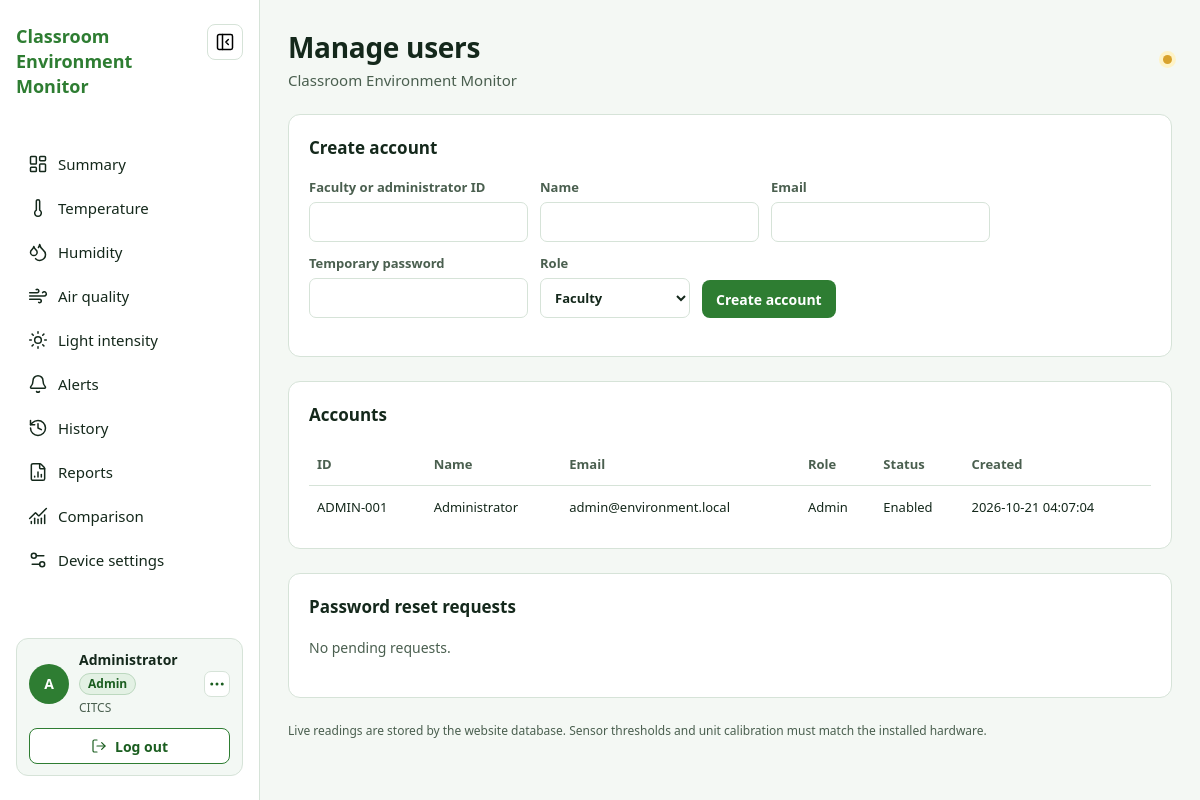
Before: /pages/admin_users.php (signed in) with the older database file.
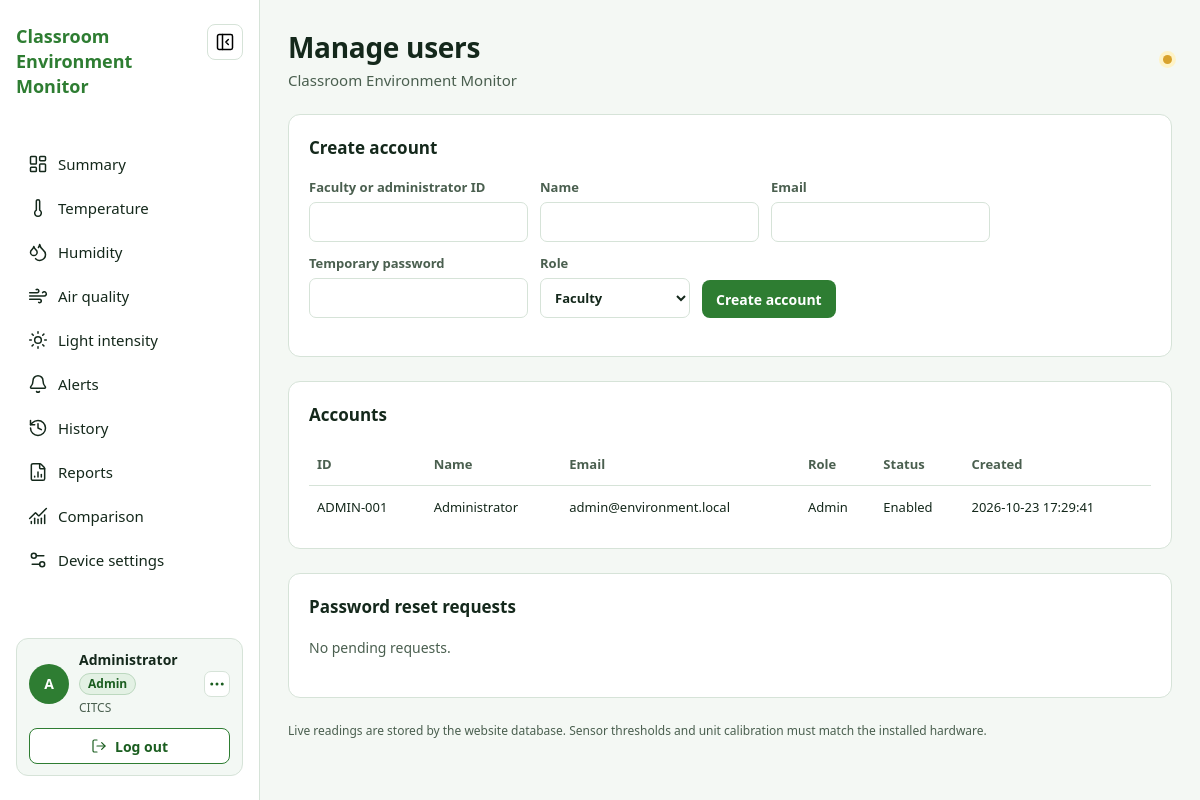
After: the same page with the newer database file.
### tables this page shows
CREATE TABLE IF NOT EXISTS users (
  id BIGINT UNSIGNED NOT NULL AUTO_INCREMENT,
  account_id VARCHAR(40) NOT NULL,
  name VARCHAR(120) NOT NULL,
  email VARCHAR(190) NOT NULL,
  password_hash VARCHAR(255) NOT NULL,
  role ENUM('faculty','admin') NOT NULL DEFAULT 'faculty',
  is_enabled TINYINT(1) NOT NULL DEFAULT 1,
  created_at DATETIME NOT NULL DEFAULT CURRENT_TIMESTAMP,
  last_login_at DATETIME NULL,
  PRIMARY KEY (id),
  UNIQUE KEY uq_users_account_id (account_id),
  UNIQUE KEY uq_users_email (email)
);

### pages/admin_users.php (the view, shortened to what this page needs)
<?php
require_once __DIR__ . '/../assets/php/layout.php';
$users = $requests = [];
try {
    $pdo = db();
    $users = $pdo->query('SELECT id,account_id,name,email,role,is_enabled,created_at FROM users ORDER BY id')->fetchAll();
    $requests = $pdo->query("SELECT r.id,r.created_at,u.account_id,u.name,u.email FROM password_reset_requests r JOIN users u ON u.id=r.user_id WHERE r.status='pending' ORDER BY r.created_at")->fetchAll();
} catch (Throwable $exception) {
    if (isset($pdo) && $pdo->inTransaction()) $pdo->rollBack();
    $message = $exception instanceof RuntimeException ? $exception->getMessage() : database_error_message();
}
layout_start('Manage users', 'admin');
?>
<section class="content-card"><h2>Create account</h2><form class="filter-form" method="post"><input type="hidden" name="csrf_token" value="<?= e(csrf_token()) ?>"><input type="hidden" name="action" value="create"><label>Faculty or administrator ID<input name="account_id" required maxlength="40"></label><label>Name<input name="name" required maxlength="120"></label><label>Email<input type="email" name="email" required maxlength="190"></label><label>Temporary password<input type="password" name="password" required minlength="12"></label><label>Role<select name="role"><option value="faculty">Faculty</option><option value="admin">Administrator</option></select></label><button class="button-primary small" type="submit">Create account</button></form></section>
<section class="content-card"><h2>Accounts</h2><div class="table-scroll"><table><thead><tr><th>ID</th><th>Name</th><th>Email</th><th>Role</th><th>Status</th><th>Created</th></tr></thead><tbody><?php foreach ($users as $u): ?><tr><td><?= e($u['account_id']) ?></td><td><?= e($u['name']) ?></td><td><?= e($u['email']) ?></td><td><?= e(ucfirst($u['role'])) ?></td><td><?= $u['is_enabled'] ? 'Enabled' : 'Disabled' ?></td><td><?= e($u['created_at']) ?></td></tr><?php endforeach; ?></tbody></table></div></section>
<section class="content-card"><h2>Password reset requests</h2><?php if (!$requests): ?><p class="empty-state">No pending requests.</p><?php endif; ?></section>
<?php layout_end(); ?>

### assets/php/bootstrap.php (shortened to what this page needs)
<?php
function app_url(string $path = ''): string {
    return APP_BASE . ltrim($path, '/');
}
function e(?string $value): string {
    return htmlspecialchars($value ?? '', ENT_QUOTES | ENT_SUBSTITUTE, 'UTF-8');
}
function layout_start(string $title, string $active): void {
    $userName = $_SESSION['name'] ?? 'Faculty';
    $role = $_SESSION['role'] ?? 'faculty';
    $nameParts = preg_split('/\s+/', trim($userName)) ?: [];
    $initials = strtoupper(substr($nameParts[0] ?? 'F', 0, 1) . (count($nameParts) > 1 ? substr(end($nameParts), 0, 1) : ''));
    $nav = [
        ['Summary', 'pages/summary.php', 'layout-dashboard', 'summary'],
        ['Temperature', 'pages/parameter.php?sensor=temperature', 'thermometer', 'temperature'],
        ['Humidity', 'pages/parameter.php?sensor=humidity', 'droplets', 'humidity'],
        ['Air quality', 'pages/parameter.php?sensor=air', 'wind', 'air'],
        ['Light intensity', 'pages/parameter.php?sensor=light', 'sun', 'light'],
        ['Alerts', 'pages/alerts.php', 'bell', 'alerts'],
        ['History', 'pages/history.php', 'history', 'history'],
        ['Reports', 'pages/reports.php', 'file-chart-column', 'reports'],
        ['Comparison', 'pages/comparison.php', 'chart-no-axes-combined', 'comparison'],
        ['Device settings', 'pages/device.php', 'settings-2', 'device'],
    ];
    ?>
    <!doctype html>
    <html lang="en">
    <head>
      <link rel="stylesheet" href="<?= e(app_url('assets/css/app.css?v=20261022-6')) ?>">
      <link rel="stylesheet" href="<?= e(app_url('responsiveness/desktop/desktop.css')) ?>">
      <link rel="stylesheet" href="<?= e(app_url('responsiveness/laptop/laptop.css')) ?>">
      <link rel="stylesheet" href="<?= e(app_url('responsiveness/tablet/tablet.css')) ?>">
      <link rel="stylesheet" href="<?= e(app_url('responsiveness/mobile/mobile.css')) ?>">
    </head>
    <body class="app-page" data-app-base="<?= e(app_url()) ?>">
    <div class="app-shell" id="top">
      <aside class="sidebar" aria-label="Main navigation">
        <div class="brand-row">
          <div class="brand"><strong>Classroom Environment Monitor</strong></div>
          <button class="sidebar-toggle" type="button" aria-label="Hide navigation" aria-expanded="true" title="Hide navigation"><i class="toggle-expanded" data-lucide="panel-left-close" aria-hidden="true"></i><i class="toggle-collapsed" data-lucide="chevron-right" aria-hidden="true"></i></button>
        </div>
        <nav class="primary-nav">
          <?php foreach ($nav as [$label, $href, $icon, $key]): ?>
            <a class="nav-link <?= $active === $key ? 'active' : '' ?>" href="<?= e(app_url($href)) ?>" <?= $active === $key ? 'aria-current="page"' : '' ?>>
              <i data-lucide="<?= e($icon) ?>" aria-hidden="true"></i><span><?= e($label) ?></span>
            </a>
          <?php endforeach; ?>
        </nav>
        <div class="sidebar-bottom">
          <div class="user-card">
          <details class="profile-menu">
            <summary class="profile-summary"><div class="user-details"><span class="avatar" aria-hidden="true"><?= e($initials) ?></span><div><strong><?= e($userName) ?></strong><span class="role"><?= e(ucfirst($role)) ?></span><small>CITCS</small></div></div><i data-lucide="ellipsis" aria-hidden="true"></i></summary>
          </details>
          <form method="post" action="<?= e(app_url('logout.php')) ?>"><input type="hidden" name="csrf_token" value="<?= e(csrf_token()) ?>"><button class="logout" type="submit"><i data-lucide="log-out" aria-hidden="true"></i>Log out</button></form>
          </div>
        </div>
      </aside>
      <main class="main-content">
        <header class="page-header"><div class="page-header-copy"><h1><?= e($title) ?></h1><p id="page-subtitle"><?= $active === 'summary' ? 'Room 301 · Sample data · Updated 1 minute ago' : 'Classroom Environment Monitor' ?></p></div><span class="connection-dot" id="connection-dot" aria-hidden="true"></span></header>
    <?php
}
function layout_end(): void {
    ?>
        <p class="prototype-note">Live readings are stored by the website database. Sensor thresholds and unit calibration must match the installed hardware.</p>
      </main>
    </div>
    </body>
    </html>
    <?php
}
    ?>

### responsiveness/laptop/laptop.css (style rules this page uses)
@media (min-width:1101px) and (max-width:1399px) { .main-content { padding:28px } }

Changed rows visible on the page:
changed users "ADMIN-001": created_at "2026-10-21 04:07:04" → "2026-10-23 17:29:41"
